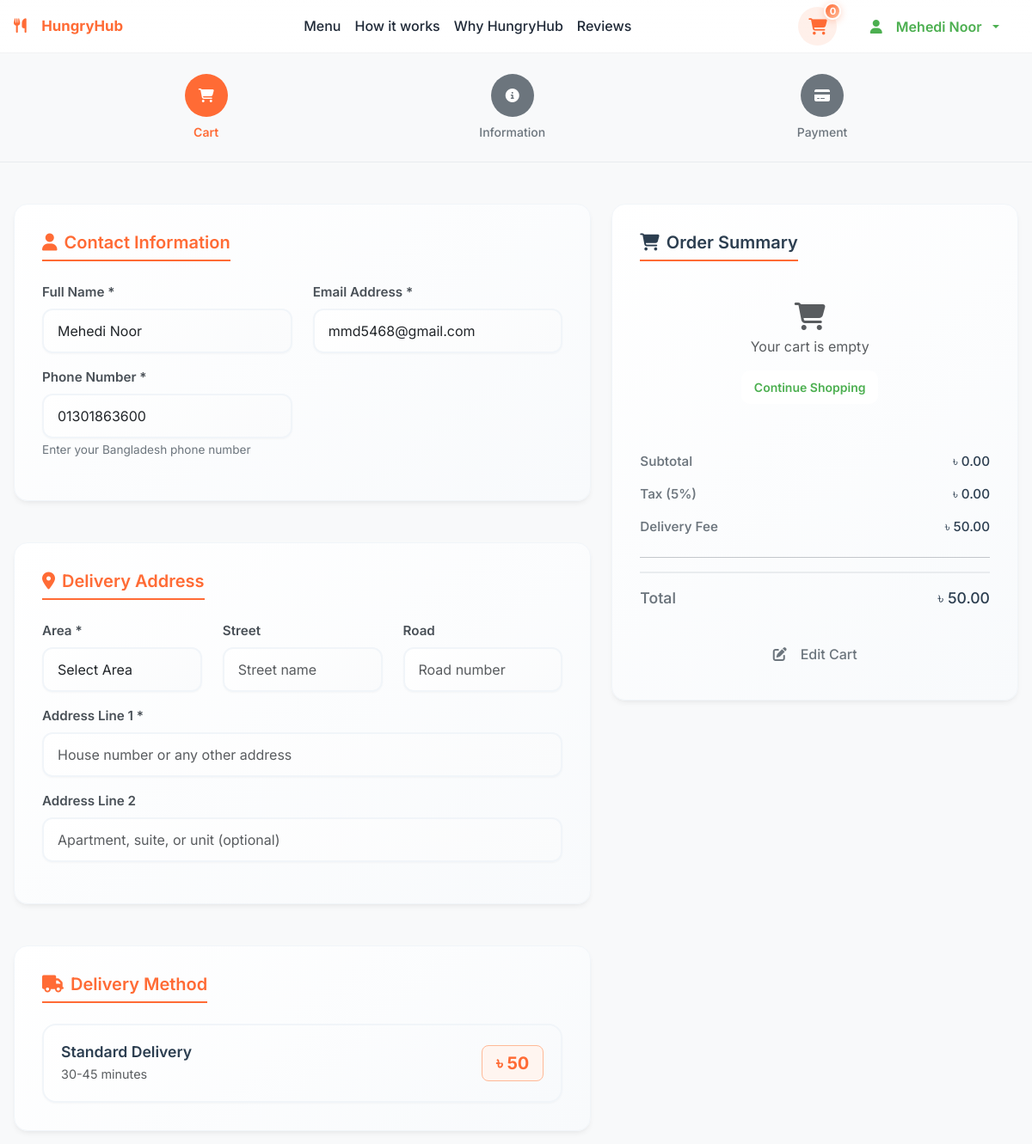
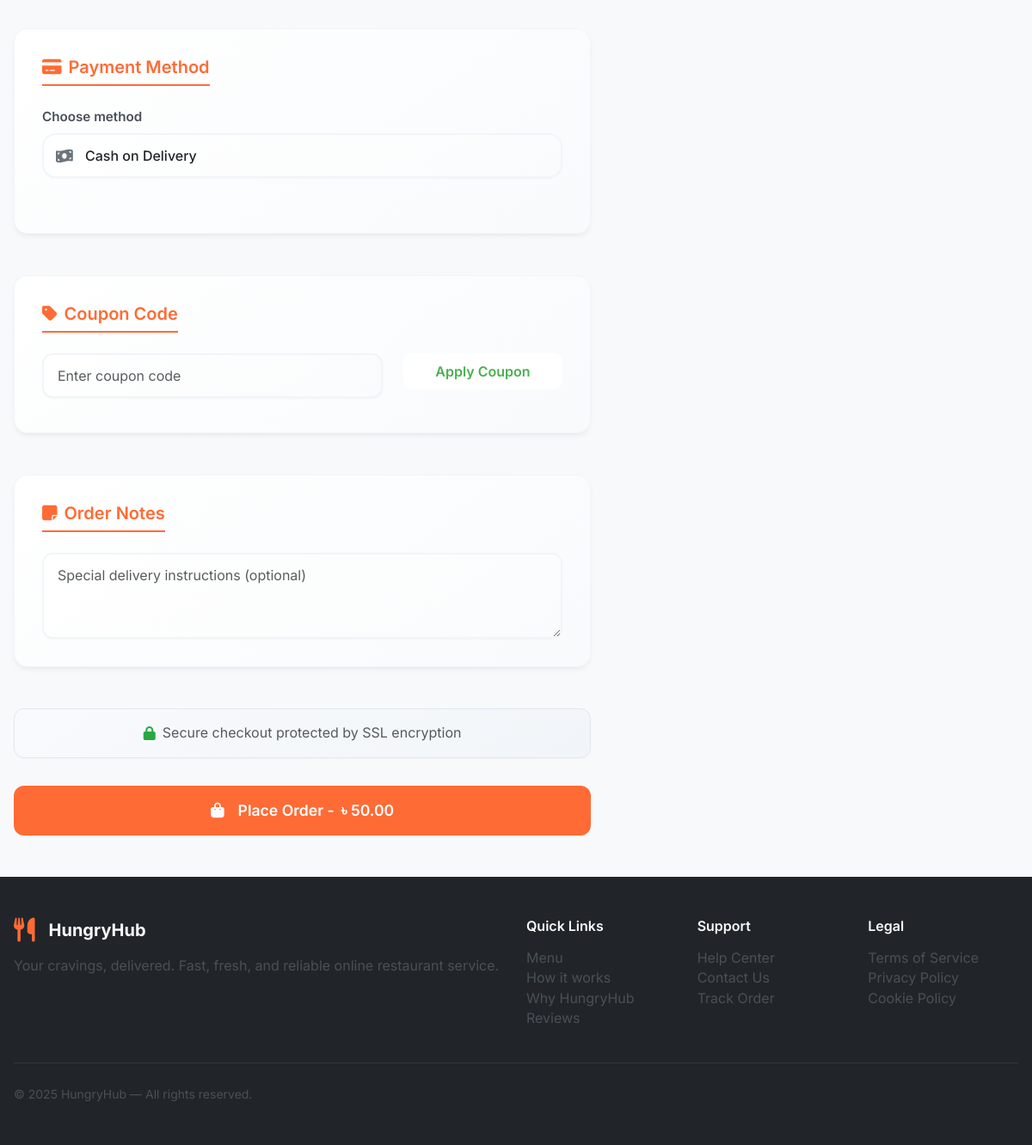
/pages/checkout.php (signed in), run on the app's committed database (2 pictures, top to bottom).
### tables this page shows
CREATE TABLE `users` (
  `id` int(11) NOT NULL,
  `name` varchar(100) NOT NULL,
  `email` varchar(100) NOT NULL,
  `phone` varchar(20) DEFAULT NULL,
  `address` text DEFAULT NULL,
  `password` varchar(255) NOT NULL,
  `status` enum('active','inactive','banned') DEFAULT 'active',
  `orders` int(10) UNSIGNED NOT NULL DEFAULT 0,
  `total_spent` decimal(10,2) NOT NULL DEFAULT 0.00,
  `created_at` timestamp NOT NULL DEFAULT current_timestamp(),
  `updated_at` timestamp NOT NULL DEFAULT current_timestamp() ON UPDATE current_timestamp()
);

### pages/checkout.php (the view, shortened to what the rows shown need)
<?php
$include_checkout_css = true;
$include_card_payment_css = true;
$userProfile = null;
try {
    require_once '../auth/auth_functions.php';
    if (isLoggedIn()) {
        $user = getCurrentUser();
        $userProfile = getUserProfile($user['id']);
    } else {
        $_SESSION['checkout_redirect'] = true;
        $_SESSION['checkout_message'] = 'Please sign in to proceed with checkout.';
        header('Location: signin.php');
        exit();
    }
} catch(PDOException $e) {
    $user = null;
    $userProfile = null;
    $areas = [];
}
include '../components/header.php';
?>
<main class="checkout-page">
    <section class="checkout-form-section py-3 py-md-5">
        <div class="container">
            <div class="row">
                <div class="col-12 col-lg-7 order-2 order-lg-1">
                    <form id="checkoutForm" class="checkout-form" method="POST" action="process-checkout.php">
                        <div class="checkout-section mb-5">
                            <div class="row">
                                <div class="col-12 col-md-6 mb-3">
                                    <label for="full_name" class="form-label">Full Name *</label>
                                    <input type="text" class="form-control" id="full_name" name="full_name"
                                           value="<?php echo $userProfile ? htmlspecialchars($userProfile['name']) : ''; ?>"
                                           required>
                                </div>
                                <div class="col-12 col-md-6 mb-3">
                                    <label for="email" class="form-label">Email Address *</label>
                                    <input type="email" class="form-control" id="email" name="email"
                                           value="<?php echo $userProfile ? htmlspecialchars($userProfile['email']) : ''; ?>"
                                           required>
                                </div>
                                <div class="col-12 col-md-6 mb-3">
                                    <label for="phone" class="form-label">Phone Number *</label>
                                    <input type="tel" class="form-control" id="phone" name="phone"
                                           value="<?php echo $userProfile ? htmlspecialchars($userProfile['phone']) : ''; ?>"
                                           placeholder="01XXXXXXXXX" required>
                                    <div class="form-text">Enter your Bangladesh phone number</div>
                                </div>
                            </div>
                        </div>
                    </form>
                </div>
            </div>
        </div>
    </section>
</main>
<?php include '../components/footer.php'; ?>

### components/header.php (shortened to what the rows shown need)
<?php
require_once '../auth/auth_functions.php';
?>
<!doctype html>
<html lang="en">
<head>
  <link href="https://cdn.jsdelivr.net/npm/bootstrap@5.3.2/dist/css/bootstrap.min.css" rel="stylesheet">
  <link rel="stylesheet" href="https://cdnjs.cloudflare.com/ajax/libs/font-awesome/6.4.0/css/all.min.css">
  <link rel="stylesheet" href="../cssFiles/homePage.css?v=<?php echo time(); ?>">
  <link rel="stylesheet" href="../cssFiles/cart_modal.css?v=<?php echo time(); ?>">
  <?php if (isset($include_checkout_css) && $include_checkout_css): ?>
  <link rel="stylesheet" href="../cssFiles/checkout.css?v=<?php echo time(); ?>">
  <?php endif; ?>
  <?php if (isset($include_card_payment_css) && $include_card_payment_css): ?>
  <link rel="stylesheet" href="../cssFiles/card-payment.css?v=<?php echo time(); ?>">
  <?php endif; ?>
</head>
<body>
  <header class="site-header">
    <nav class="navbar navbar-expand-lg navbar-light">
      <div class="container-fluid">
        <div class="d-flex gap-2 align-items-center ms-auto me-2 order-lg-3 ms-lg-0">
            <?php if (isLoggedIn()): ?>
              <div class="dropdown">
                <button class="btn btn-outline-primary dropdown-toggle" type="button" data-bs-toggle="dropdown">
                  <i class="fas fa-user me-2"></i>
                  <?php echo htmlspecialchars(getCurrentUser()['name']); ?>
                </button>
              </div>
            <?php endif; ?>
        </div>
      </div>
    </nav>
  </header>

### data on the page
users: name "Mehedi Noor", full_name "Mehedi Noor", email "mmd5468@gmail.com", phone "01301863600"
